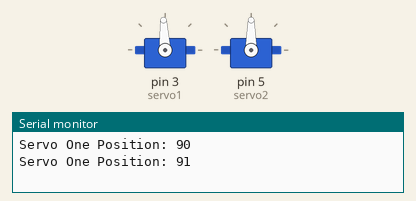
The sketch below on a simulated Arduino Uno, built with avr-gcc and run on an emulated ATmega328P. Parts: 2 × servo, the last lines printed to the serial monitor.

Above: at 0.05 s.
At 2.15 s:
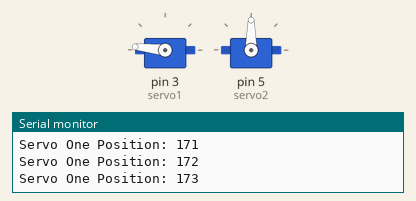
At 4.25 s:
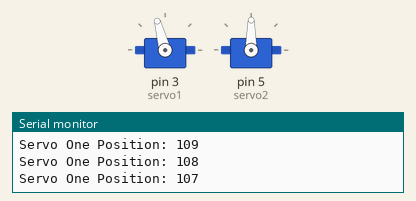
At 8.8 s:
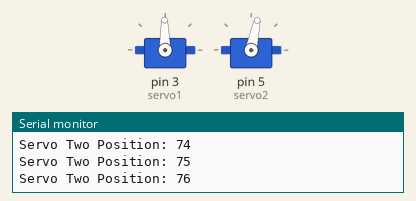
Timing chart, 0 to 11.9 s (numbered marks = the images above):
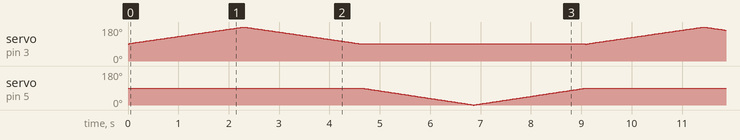

The sketch:

CH_four_sketch_three.ino
```cpp
#include "Servo.h"
Servo servo1;
Servo servo2;


int count;


void setup() {
  servo1.attach(3);
  servo2.attach(5);

 Serial.begin(9600);
}


void loop() {

  servo1.write(90);
  servo2.write(90);

  for (count = 90; count < 180; count++) {
    Serial.print("Servo One Position: ");
    Serial.println(count);
    servo1.write(count);
    delay(10);
    }
  for (count = 180; count > 90; count--) {
    Serial.print("Servo One Position: ");
    Serial.println(count);
    servo1.write(count);
    delay(10);

    }

  for (count = 90; count > 0; count--) {
    Serial.print("Servo Two Position: ");
    Serial.println(count);
    servo2.write(count);
    delay(10);
    }
  for (count = 0; count < 90; count++) {
    Serial.print("Servo Two Position: ");
    Serial.println(count);
    servo2.write(count);
    delay(10);
    }
}
```
